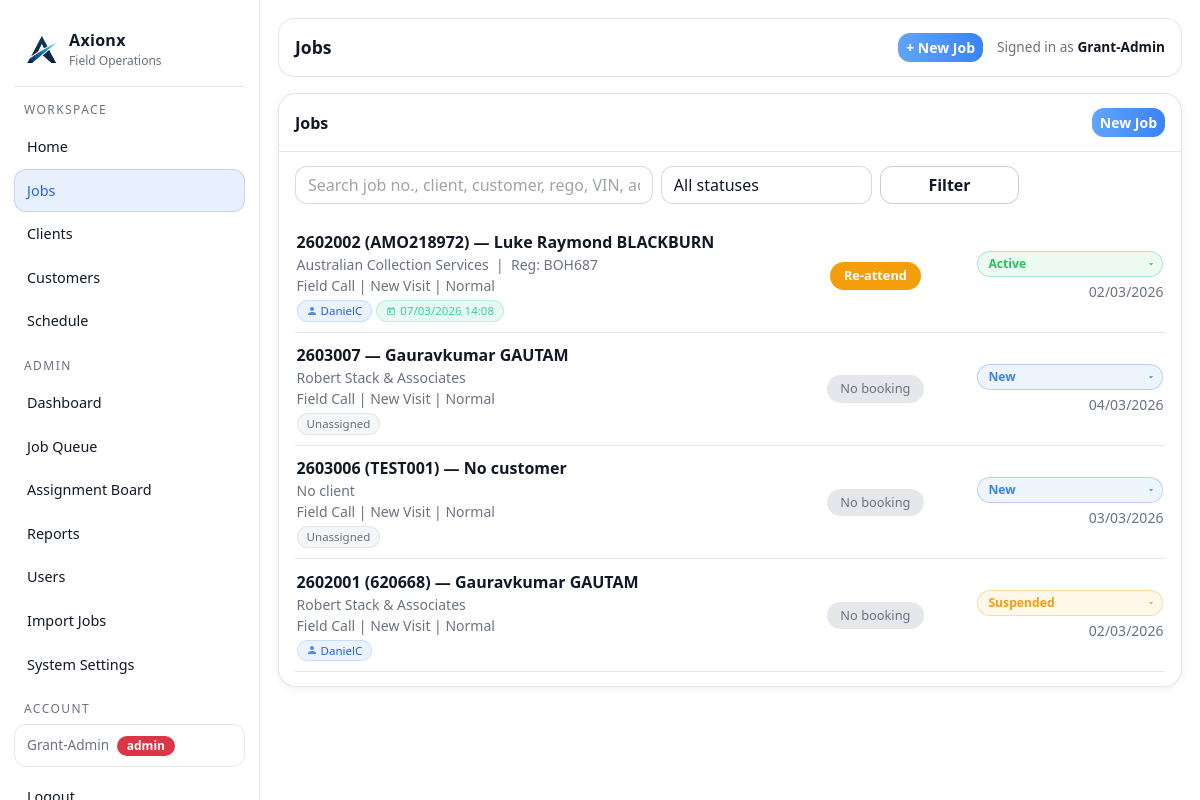
Page /jobs (signed in) on the committed database.
### tables this page shows
CREATE TABLE jobs (
        id INTEGER PRIMARY KEY AUTOINCREMENT,

        internal_job_number TEXT NOT NULL,
        client_reference TEXT,
        display_ref TEXT NOT NULL,

        client_id INTEGER,
        customer_id INTEGER,
        assigned_user_id INTEGER,

        job_type TEXT NOT NULL,
        visit_type TEXT NOT NULL,
        status TEXT NOT NULL,
        priority TEXT NOT NULL,

        job_address TEXT,
        description TEXT,

        created_at TEXT NOT NULL,
        updated_at TEXT NOT NULL, lender_name TEXT, account_number TEXT, regulation_type TEXT, arrears_cents INTEGER, costs_cents INTEGER, mmp_cents INTEGER, job_due_date TEXT, bill_to_client_id INTEGER, payment_frequency TEXT, client_job_number TEXT,

        FOREIGN KEY(client_id) REFERENCES clients(id),
        FOREIGN KEY(customer_id) REFERENCES customers(id),
        FOREIGN KEY(assigned_user_id) REFERENCES users(id)
    );

CREATE TABLE clients (
        id INTEGER PRIMARY KEY AUTOINCREMENT,
        name TEXT NOT NULL,
        phone TEXT,
        email TEXT,
        address TEXT,
        notes TEXT,
        created_at TEXT NOT NULL
    , updated_at TEXT NOT NULL DEFAULT '');

### app.py (the view, shortened to what this page needs)
@app.get("/jobs")
@login_required
def jobs_list():
    status = request.args.get("status", "").strip()
    q = request.args.get("q", "").strip()
    user_id = session.get("user_id")
    role = session.get("role")
    conn = db()
    cur = conn.cursor()
    sql = """
    SELECT j.*,
           c.name AS client_name,
           (cu.first_name || ' ' || cu.last_name) AS customer_name,
           (SELECT ji.reg FROM job_items ji WHERE ji.job_id = j.id AND ji.item_type = 'vehicle' LIMIT 1) AS asset_reg,
           COALESCE(u.full_name, (
               SELECT u2.full_name FROM schedules s2
               JOIN users u2 ON u2.id = s2.assigned_to_user_id
               WHERE s2.job_id = j.id AND s2.status NOT IN ('Cancelled', 'Completed')
               ORDER BY s2.scheduled_for ASC LIMIT 1
           )) AS assigned_name,
           (SELECT s.scheduled_for FROM schedules s
            WHERE s.job_id = j.id AND s.status NOT IN ('Completed', 'Cancelled')
              AND s.scheduled_for >= datetime('now')
            ORDER BY s.scheduled_for ASC LIMIT 1) AS next_scheduled,
           (SELECT bt.name FROM schedules s
            JOIN booking_types bt ON bt.id = s.booking_type_id
            WHERE s.job_id = j.id AND s.status NOT IN ('Completed', 'Cancelled')
              AND s.scheduled_for >= datetime('now')
            ORDER BY s.scheduled_for ASC LIMIT 1) AS next_booking_type,
           (SELECT s.id FROM schedules s
            WHERE s.job_id = j.id AND s.status NOT IN ('Completed', 'Cancelled')
              AND s.scheduled_for >= datetime('now')
            ORDER BY s.scheduled_for ASC LIMIT 1) AS next_sched_id
    FROM jobs j
    LEFT JOIN clients c ON c.id = j.client_id
    LEFT JOIN customers cu ON cu.id = j.customer_id
    LEFT JOIN users u ON u.id = j.assigned_user_id
    WHERE 1=1
    """
    params = []
    if status:
        if status == "Active":
            sql += " AND j.status LIKE 'Active%'"
        else:
            sql += " AND j.status = ?"
            params.append(status)
    sql += " ORDER BY CASE WHEN j.status = 'Invoiced' THEN 1 ELSE 0 END, CASE WHEN next_scheduled IS NULL THEN 1 ELSE 0 END, next_scheduled ASC, j.updated_at DESC"
    cur.execute(sql, params)
    rows = cur.fetchall()
    conn.close()
    statuses = [
        "New",
        "Active",
        "Active - Phone work only",
        "Suspended",
        "Awaiting info from client",
        "Completed",
        "Invoiced"
    ]
    return render_template("jobs.html", jobs=rows, statuses=statuses, status=status, q=q)

### app.py (called while the page is built)
@app.after_request
def add_security_headers(resp):
    resp.headers["X-Content-Type-Options"] = "nosniff"
    resp.headers["X-Frame-Options"] = "DENY"
    resp.headers["Referrer-Policy"] = "strict-origin-when-cross-origin"
    resp.headers["Content-Security-Policy"] = (
        "default-src 'self' https: data:; "
        "img-src 'self' https: data:; "
        "script-src 'self' 'unsafe-inline' https:; "
        "style-src 'self' 'unsafe-inline' https:;"
    )
    return resp

def db():
    conn = sqlite3.connect(DB_PATH)
    conn.row_factory = sqlite3.Row
    return conn

def add_column_if_missing(cur, table, col, coltype):
    cur.execute(f"PRAGMA table_info({table})")
    cols = [r["name"] for r in cur.fetchall()]
    if col not in cols:
        cur.execute(f"ALTER TABLE {table} ADD COLUMN {col} {coltype}")

@app.context_processor
def inject_globals():
    return {
        "GOOGLE_MAPS_API_KEY": os.environ.get("GOOGLE_MAPS_API_KEY", ""),
        "google_maps_api_key": os.getenv("GOOGLE_MAPS_API_KEY", "")
    }

@app.before_request
def _ensure_db():
    init_db()

def login_required(f):
    @wraps(f)
    def wrapper(*args, **kwargs):
        if not session.get("user_id"):
            return redirect(url_for("login"))
        return f(*args, **kwargs)
    return wrapper

### templates/jobs.html (shortened to what this page needs)
{% extends "layout.html" %}
{% block page_title %}Jobs{% endblock %}
{% block content %}
<div class="ax-card">
  <div class="ax-card-h d-flex justify-content-between align-items-center">
    <div>Jobs</div>
    {% if session.get('role') == 'admin' %}<a class="btn btn-primary btn-sm" href="/jobs/new">New Job</a>{% endif %}
  </div>
  <div class="ax-card-b">
    <form class="row g-2 mb-3" method="get">
      <div class="col-12 col-lg-5">
        <input class="form-control" name="q" placeholder="Search job no., client, customer, rego, VIN, address..." value="{{ q }}">
      </div>
      <div class="col-12 col-lg-3">
        <select class="form-select" name="status">
          <option value="">All statuses</option>
        </select>
      </div>
      <div class="col-12 col-lg-2">
        <button class="btn btn-outline-secondary w-100">Filter</button>
      </div>
    </form>
    {% for j in jobs %}
      {% set is_suspended = j.status in ['Suspended', 'Awaiting Instructions'] %}
      {% set bt = j.next_booking_type or '' %}
      {% if is_suspended %}
        {% set badge_color = '#ef4444' %}
      {% elif 'Update' in bt %}
        {% set badge_color = '#2563eb' %}
      {% elif 'New' in bt %}
        {% set badge_color = '#22c55e' %}
      {% elif 'Re-attend' in bt %}
        {% set badge_color = '#f59e0b' %}
      {% else %}
        {% set badge_color = '#9ca3af' %}
      {% endif %}
      <div style="display:flex;align-items:stretch;gap:12px;padding:.65rem .1rem;border-bottom:1px solid #e5e7eb;">
        <a href="/jobs/{{ j.id }}" class="text-decoration-none flex-grow-1" style="min-width:0;color:inherit;">
          <div class="fw-semibold">{{ j.display_ref }} &mdash; {{ j.customer_name or "No customer" }}</div>
          <div class="small" style="color:var(--muted)">
            {{ j.client_name or "No client" }}{% if j.asset_reg %} &nbsp;|&nbsp; Reg: {{ j.asset_reg }}{% endif %}
          </div>
          <div class="small" style="color:var(--muted)">
            {{ j.job_type }} | {{ j.visit_type }} | {{ j.priority }}
          </div>
          <div class="d-flex flex-wrap gap-1 mt-1">
            {% if j.assigned_name %}
              <span style="display:inline-flex;align-items:center;gap:4px;background:rgba(96,165,250,.13);color:var(--accent);border:1px solid rgba(96,165,250,.25);border-radius:999px;padding:1px 9px;font-size:.72rem;font-weight:500;">
                <svg width="10" height="10" viewBox="0 0 24 24" fill="currentColor" style="opacity:.75"><path d="M12 12c2.7 0 4.8-2.1 4.8-4.8S14.7 2.4 12 2.4 7.2 4.5 7.2 7.2 9.3 12 12 12zm0 2.4c-3.2 0-9.6 1.6-9.6 4.8v2.4h19.2v-2.4c0-3.2-6.4-4.8-9.6-4.8z"/></svg>
                {{ j.assigned_name }}
              </span>
            {% else %}
              <span style="display:inline-flex;align-items:center;gap:4px;background:rgba(156,163,175,.1);color:var(--muted);border:1px solid rgba(156,163,175,.2);border-radius:999px;padding:1px 9px;font-size:.72rem;">
                Unassigned
              </span>
            {% endif %}
            {% if j.next_scheduled %}
              <span style="display:inline-flex;align-items:center;gap:4px;background:rgba(52,211,153,.12);color:#34d399;border:1px solid rgba(52,211,153,.25);border-radius:999px;padding:1px 9px;font-size:.72rem;font-weight:500;">
                <svg width="10" height="10" viewBox="0 0 24 24" fill="currentColor" style="opacity:.8"><path d="M19 4h-1V2h-2v2H8V2H6v2H5C3.9 4 3 4.9 3 6v14c0 1.1.9 2 2 2h14c1.1 0 2-.9 2-2V6c0-1.1-.9-2-2-2zm0 16H5V9h14v11zM7 11h5v5H7z"/></svg>
                {{ j.next_scheduled[8:10] }}/{{ j.next_scheduled[5:7] }}/{{ j.next_scheduled[:4] }} {{ j.next_scheduled[11:16] }}
              </span>
            {% endif %}
          </div>
        </a>
        <div style="width:180px;flex-shrink:0;display:flex;flex-direction:column;align-items:center;justify-content:center;gap:6px;text-align:center;">
          {% if bt %}
            <span style="display:inline-block;background:{{ badge_color }};color:#fff;border-radius:999px;padding:.25rem .85rem;font-size:.8rem;font-weight:600;white-space:nowrap;">
              {{ bt }}
            </span>
          {% else %}
            <span style="display:inline-block;background:#e5e7eb;color:#6b7280;border-radius:999px;padding:.25rem .85rem;font-size:.8rem;font-weight:500;white-space:nowrap;">
              No booking
            </span>
          {% endif %}
        </div>
        {% set s = j.status %}
        {% if s == 'New' %}{% set sc = '#3b82f6' %}
        {% elif s in ('Active', 'Active - Phone work only') %}{% set sc = '#22c55e' %}
        {% elif s in ('Suspended', 'Awaiting info from client', 'Awaiting Instructions') %}{% set sc = '#f59e0b' %}
        {% elif s == 'Completed' %}{% set sc = '#14b8a6' %}
        {% elif s == 'Invoiced' %}{% set sc = '#a855f7' %}
        {% else %}{% set sc = '#6b7280' %}{% endif %}
        <div class="text-end flex-shrink-0" style="min-width:120px;display:flex;flex-direction:column;align-items:flex-end;justify-content:center;gap:4px;">
          {% if session.get('role') == 'admin' %}
            <form method="post" action="/jobs/{{ j.id }}/status" style="margin:0;">
              <select name="status" onchange="this.form.submit()"
                      style="background:{{ sc }}20;color:{{ sc }};border:1.5px solid {{ sc }}50;
                             border-radius:999px;padding:3px 10px;font-size:.76rem;font-weight:600;
                             cursor:pointer;outline:none;appearance:none;-webkit-appearance:none;
                             padding-right:22px;min-width:100px;
                             background-repeat:no-repeat;background-position:right 6px center;
                             background-color:{{ sc }}15;">
                {% for st in statuses %}
                  <option value="{{ st }}" {% if st == j.status %}selected{% endif %}>{{ st }}</option>
                {% endfor %}
              </select>
            </form>
          {% else %}
            <span style="display:inline-block;background:{{ sc }}20;color:{{ sc }};
                         border:1.5px solid {{ sc }}50;border-radius:999px;
                         padding:3px 12px;font-size:.76rem;font-weight:600;white-space:nowrap;">
              {{ j.status }}
            </span>
          {% endif %}
          <div class="small" style="color:var(--muted)">{% if j.updated_at %}{{ j.updated_at[8:10] }}/{{ j.updated_at[5:7] }}/{{ j.updated_at[:4] }}{% endif %}</div>
        </div>
      </div>
    {% else %}
      <div style="color:var(--muted)" class="py-3 text-center">No jobs found.</div>
    {% endfor %}
  </div>
</div>
{% endblock %}

### templates/layout.html (style rules this page uses)
:root { --bg: #ffffff; --panel: #ffffff; --panel2: #f3f4f6; --card: #f9fafb; --text: #111827; --muted: #6b7280; --line: rgba(0,0,0,.10); --accent: #2563eb; --accent2: #16a34a; --danger: #dc2626; }
body { background: #ffffff; color: var(--text); }
body::before { content: ''; position: fixed; inset: 0; background: url('/static/images/axionx-icon.png') center center / 260px auto no-repeat; opacity: .03; pointer-events: none; z-index: 0; }
.ax-card { background: #ffffff; border: 1px solid var(--line); border-radius: 18px; box-shadow: 0 2px 8px rgba(0,0,0,.06); overflow: visible; }
.ax-card .ax-card-h { padding: 14px 16px; border-bottom: 1px solid var(--line); font-weight: 650; }
.ax-card .ax-card-b { padding: 14px 16px; }
.form-control, .form-select { background: #ffffff !important; color: var(--text) !important; border: 1px solid rgba(0,0,0,.15) !important; border-radius: 12px !important; }
.form-control::placeholder { color: rgba(17,24,39,.4); }
.btn { border-radius: 12px; font-weight: 600; }
.btn-primary { background: linear-gradient(90deg, #60a5fa, #3b82f6); border: 0; }
.btn-outline-secondary { border-color: rgba(0,0,0,.20); color: var(--text); }

### rows in the picture
jobs: display_ref "2602002 (AMO218972)", customer_name "Luke Raymond BLACKBURN", name "Australian Collection Services", asset_reg "BOH687", job_type "Field Call", visit_type "New Visit", priority "Normal", assigned_name "DanielC", next_scheduled "07", next_scheduled "03", next_scheduled "2026", next_scheduled "14:08", bt "Re-attend", status "Active", updated_at "02", updated_at "03", updated_at "2026"
jobs: display_ref "2603007", customer_name "Gauravkumar GAUTAM", name "Robert Stack & Associates", job_type "Field Call", visit_type "New Visit", priority "Normal", shows "Unassigned", shows "No booking", status "New", updated_at "04", updated_at "03", updated_at "2026"
jobs: display_ref "2603006 (TEST001)", customer_name "No customer", client_name "No client", job_type "Field Call", visit_type "New Visit", priority "Normal", shows "Unassigned", shows "No booking", status "New", updated_at "03", updated_at "2026"
jobs: display_ref "2602001 (620668)", customer_name "Gauravkumar GAUTAM", name "Robert Stack & Associates", job_type "Field Call", visit_type "New Visit", priority "Normal", assigned_name "DanielC", shows "No booking", status "Suspended", updated_at "02", updated_at "03", updated_at "2026"

### other values in the picture
{{ session.get('user_name') }} "Grant-Admin"
{{ session.get('role') }} "admin"
